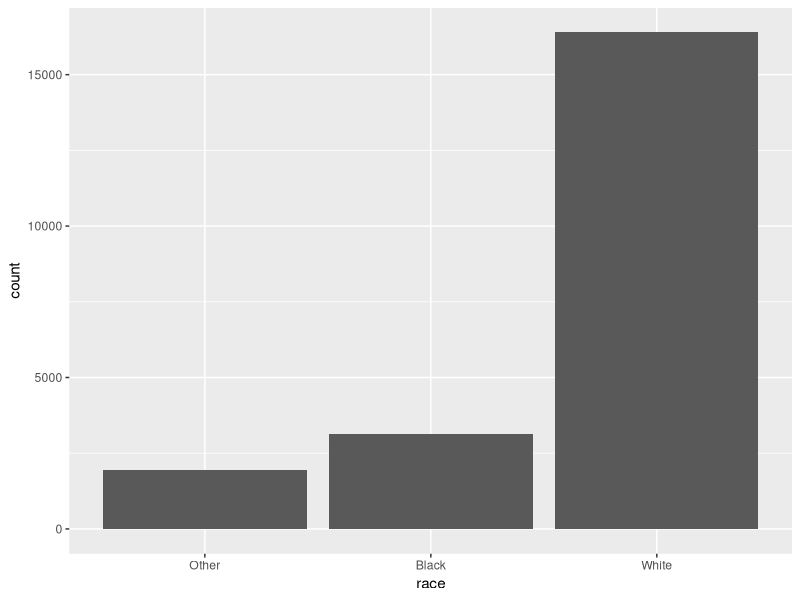
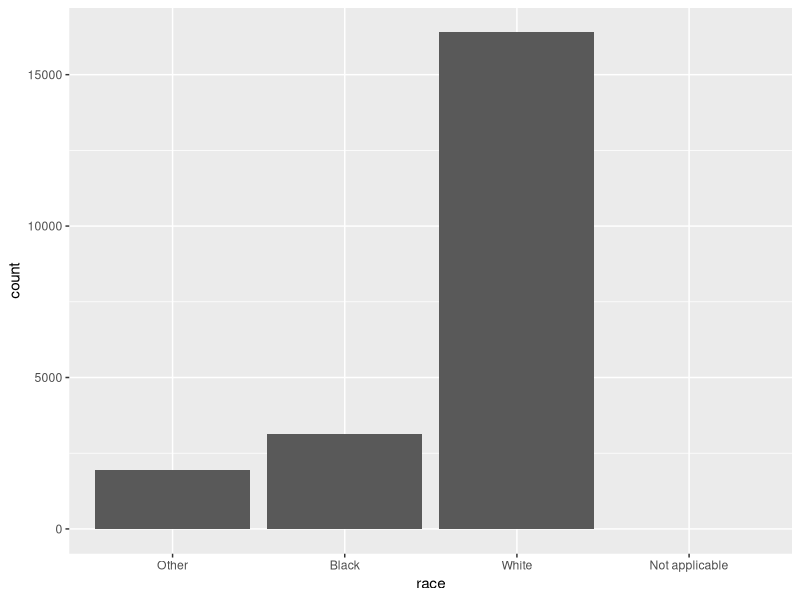
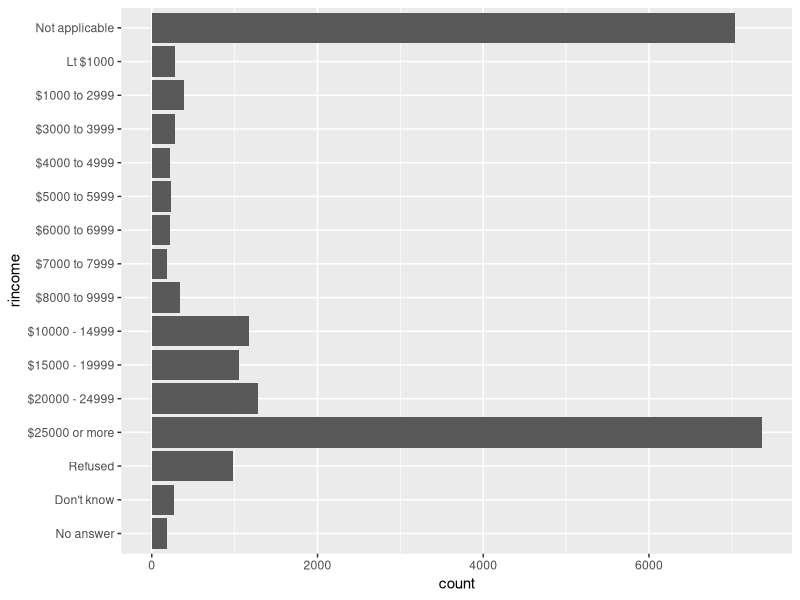
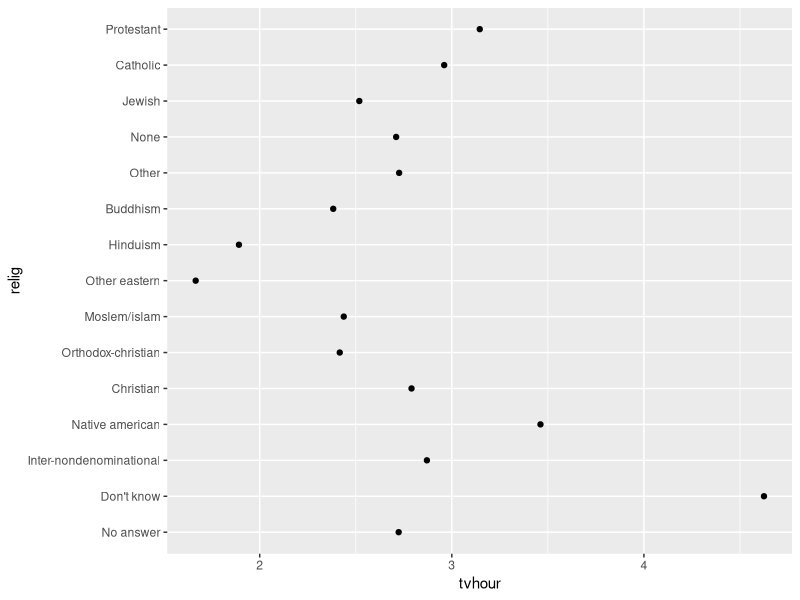
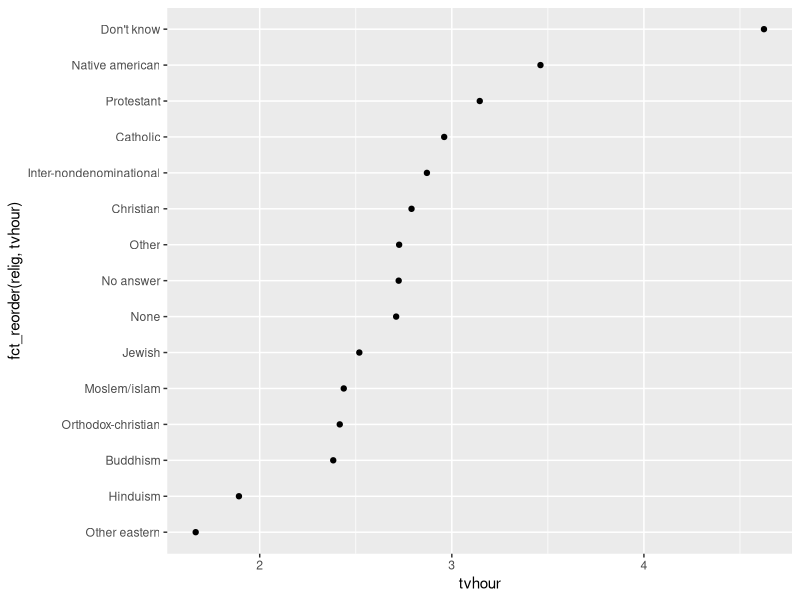

Here is the R script that generated these plots, in order:
library(tidyverse)
library(forcats)

# CREATING FACTOR

x <- c("Dec", "Apr", "Jam", "Mar")
sort(x)

month_level <- c(
    'Jan', 'Feb', 'Mar', 'Apr', 'May', 'Jun', 'Jul',
    'Aug', 'Sep', 'Nov', 'Dec'
)

# any value not in the set will be silently converted to NA
x1 <- factor(x, levels = month_level)
sort(x1)

# order of the levels match the order of the first appearance in the data
f1 <- factor(x , levels = unique(x))

# similar way
f2 <- x %>% factor() %>% fct_inorder()

names(gss_cat)
glimpse(gss_cat)
summary(gss_cat)

gss_cat %>%
    count(race)

# cannot see the levels that have no value
ggplot(gss_cat, aes(race)) + geom_bar()

# see all the levels
ggplot(gss_cat, aes(race)) +
    geom_bar() +
    scale_x_discrete(drop = FALSE)

gss_cat %>%
    count(relig) %>%
    arrange(desc(n))

gss_cat %>%
    count(rincome)

ggplot(gss_cat, aes(rincome)) + geom_bar() + coord_flip()

relig <- gss_cat %>%
    group_by(relig) %>%
    summarise(
        age = mean(age, na.rm = TRUE),
        tvhour = mean(tvhours, na.rm = TRUE),
        n = n()
    )

ggplot(relig, aes(tvhour, relig)) + geom_point()

# reordering the levels of relig
ggplot(relig, aes(tvhour, fct_reorder(relig, tvhour))) + geom_point()
